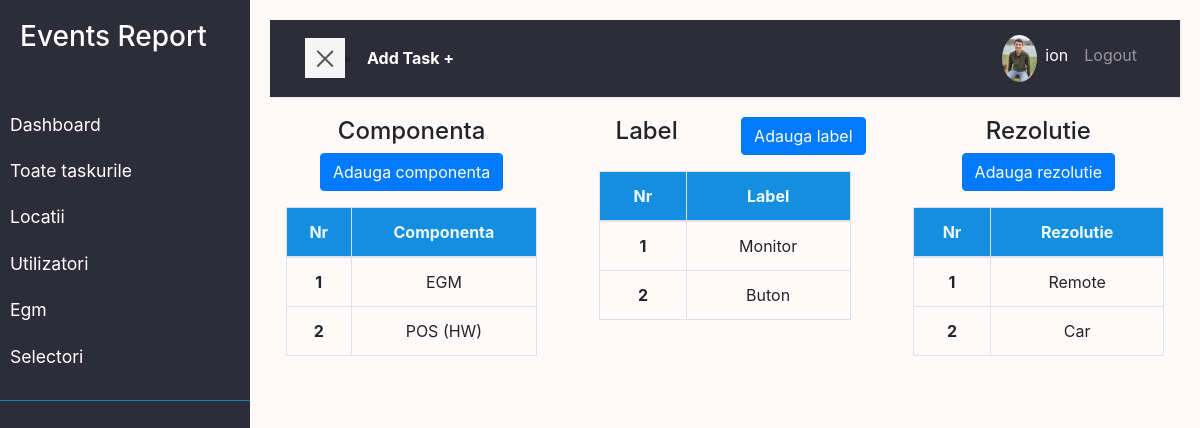
Screenshot of /selectori/ (signed in) with the database file from the repository.
### user/models.py (models this page shows, shortened)
class Profile(models.Model):
    user = models.OneToOneField(
        User, on_delete=models.DO_NOTHING, null=True, blank=True)
    nume = models.CharField(max_length=200, blank=True, null=True)
    prenume = models.CharField(max_length=200, blank=True, null=True)
    email = models.EmailField(max_length=500, blank=True, null=True)
    email_serviciu = models.EmailField(
        max_length=500, unique=True, blank=True, null=True)
    username = models.CharField(max_length=200, blank=True, null=True)
    location = models.CharField(max_length=200, blank=True, null=True)
    functie = models.CharField(
        max_length=200, blank=True, null=True, default='Tehnician Electronica')
    profile_image = models.ImageField(
        null=True, blank=True, upload_to='profiles/', default='profiles/user-default.png')
    url_facebook = models.CharField(max_length=200, blank=True, null=True)
    phone = models.CharField(max_length=200, blank=True, null=True)
    phone_serviciu = models.CharField(max_length=200, blank=True, null=True)
    created = models.DateTimeField(auto_now_add=True)
    id = models.UUIDField(default=uuid.uuid4, unique=True,
                          primary_key=True, editable=False)
    class Meta:
        ordering = ['created']
    @property
    def imageURL(self):
        try:
            url = self.profile_image.url
        except:
            url = ''
        return url

### task/models.py (models this page shows)
class Componenta(models.Model):
    name = models.CharField(max_length=200)
    created = models.DateTimeField(auto_now_add=True, null=True, blank=True)
    def __str__(self):
        return self.name

class Label(models.Model):
    name = models.CharField(max_length=200)
    created = models.DateTimeField(auto_now_add=True, null=True, blank=True)
    def __str__(self):
        return self.name

class Rezolutie(models.Model):
    name = models.CharField(max_length=200)
    created = models.DateTimeField(auto_now_add=True, null=True, blank=True)
    def __str__(self):
        return self.name

### task/views.py (the view)
# urls.py: path('selectori/', views.selectori, name='selectori'),
@login_required(login_url='login')
def selectori(request):
    labels = Label.objects.all()
    components = Componenta.objects.all()
    rezolutii = Rezolutie.objects.all()
    context = {'labels': labels,
               'components': components, 'rezolutii': rezolutii}
    return render(request, 'task/selectori.html', context)

### task/templates/task/selectori.html (shortened to what this page needs)
{% extends 'main.html' %}
{% block content %}
<main>
  <div class="row text-center ">
    <div class="col-4">
        <div class="row">
            <div class="col"> <h4>Componenta</h4></div>
            <div class="col"><a class="btn btn-primary" href="{% url 'componenta-form' %}?next=/selectori">Adauga componenta</a></div>
        </div>
      <div class=" text-center  tableFixHead p-3">
        <table class="table  table-bordered table-hover " id="tabel">
          <thead >
          <tr >
            <th scope="col" >Nr</th>
            <th scope="col">Componenta</th>
          </tr>
          </thead>
          <tbody >
          {% for componenta in components %}
          <tr>
            <td  class="fw-bold" ><a href="{% url 'edith-componenta' componenta.id %}?next=/selectori">{{componenta.id}}</a></td>
            <td>{{componenta}}</td>
          </tr>
          {% endfor %}
        </tbody>
        </table>
    </div>
    </div>
    <div class="col-4">
        <div class="row">
            <div class="col"> <h4>Label</h4></div>
            <div class="col"><a  class="btn btn-primary"href="{% url 'label-form' %}?next=/selectori">Adauga label</a></div>
        </div>
      <div class=" text-center  tableFixHead p-3">
        <table class="table  table-bordered table-hover " id="tabel">
          <thead >
          <tr >
            <th scope="col" >Nr</th>
            <th scope="col">Label</th>
          </tr>
          </thead>
          <tbody >
          {% for label in labels %}
          <tr>
            <td  class="fw-bold" ><a href="{% url 'edith-label' label.id %}?next=/selectori">{{label.id}}</a></td>
            <td>{{label}}</td>
          </tr>
          {% endfor %}
        </tbody>
        </table>
    </div>
    </div>
    <div class="col-4">
        <div class="row">
            <div class="col"> <h4>Rezolutie</h4></div>
            <div class="col"><a class="btn btn-primary" href="{% url 'rezolutie-form' %}?next=/selectori">Adauga rezolutie</a></div>
        </div>
          <div class=" text-center  tableFixHead p-3">
        <table class="table  table-bordered table-hover " id="tabel">
          <thead >
          <tr >
            <th scope="col" >Nr</th>
            <th scope="col">Rezolutie</th>
          </tr>
          </thead>
          <tbody >
          {% for rezolutie in rezolutii %}
          <tr>
            <td  class="fw-bold" ><a href="{% url 'edith-rezolutie' rezolutie.id %}?next=/selectori">{{rezolutie.id}}</a></td>
            <td>{{rezolutie}}</td>
          </tr>
          {% endfor %}
        </tbody>
        </table>
    </div>
    </div>
    </div>
</main>
  {% endblock %}

### templates/navbar.html (shortened to what this page needs)
    <div class="wrapper">
        <nav id="sidebar" >
            <div class="sidebar-header">
                <h3>Events Report</h3>
            </div>
            <ul class="list-unstyled components">
                <li >
                   <a href="{% url 'dashboard' %}">Dashboard</a>
                   <a href="{% url 'tasks'%}">Toate taskurile</a>
                   <a href="{% url 'locations' %}">Locatii</a>
                   <a href="{% url 'profiles' %}">Utilizatori</a>
                   <a href="{% url 'egm' %}">Egm</a>
                   {% if request.user.is_staff %}
                   <a href="{% url 'selectori' %}">Selectori</a>
                   {% endif %}
                </li>
            </ul>
        </nav>
        <div id="content">
            <nav class="navbar navbar-expand-lg navbar-dark bg-nn">
                <div class="container-fluid">
                    <button type="button" id="sidebarCollapse" class="navbar-btn btn-blue ">
                        <span></span>
                    </button> <li class="nav-item active "><a  class="text-white fw-bold" href="{% url 'task-form' %}?next=/">Add Task +</a></li>
                    <div class="collapse navbar-collapse  " id="navbarSupportedContent">
                        <ul class="nav navbar-nav  ml-auto">
                            {% if request.user.is_authenticated %}
                            <li class="nav-item active"><a class="" href="{% url 'account' %}"><img src="{{request.user.profile.imageURL}}"
                                alt="avatar"class="rounded-circle img-fluid" style="width: 35px;"></a></li>
                            <li class="nav-item active"><a class="nav-link" href="{% url 'account' %}">{{request.user.profile.username}}</a></li>
                            <li class="nav-item"><a class="nav-link" href="{% url 'logout' %}">Logout</a></li>
                            {% else %}
                            <li class="nav-item"><a class="nav-link" href="{% url 'login' %}">Login/Sign Up</a></li>
                            {% endif %}
                        </ul>
                    </div>
                </div>
            </nav>
</body>
</html>

### static/styles/app.css (style rules this page uses)
:root { --color-sub: #2d2d39; --color-sub1: #12528f; }
.tableFixHead thead th { position: sticky; top: 0; z-index: 1; background-color: rgb(20, 142, 223); color:aliceblue; }

### static/styles/main.css (style rules this page uses)
:root { --color-sub: #2d2d39; --color-sub1: #275179; }
body { background: #fff9f9; }
a, a:hover, a:focus { color: inherit; text-decoration: none; transition: all 0.3s; }
.navbar { padding: 15px 20px; background: var(--color-sub); border: none; border-radius: 0; margin-bottom: 20px; box-shadow: 1px 1px 3px rgba(0, 0, 0, 0.1); }
.navbar-btn { box-shadow: none; outline: none !important; border: none; }
.wrapper { display: flex; width: 100%; align-items: stretch; perspective: 1500px; }
#sidebar { min-width: 250px; max-width: 250px; background: var(--color-sub); color: #fff; transition: all 0.6s cubic-bezier(0.945, 0.020, 0.270, 0.665); transform-origin: bottom left; }
#sidebar .sidebar-header { padding: 20px; background:var(--color-sub); }
#sidebar ul.components { padding: 20px 0; border-bottom: 1px solid #1981b4; }
#sidebar ul li a { padding: 10px; font-size: 1.1em; display: block; }
#content { width: 100%; padding: 20px; min-height: 100vh; transition: all 0.3s; }
#sidebarCollapse { width: 40px; height: 40px; background: #f5f5f5; cursor: pointer; }
#sidebarCollapse span { width: 80%; height: 2px; margin: 0 auto; display: block; background: #555; transition: all 0.8s cubic-bezier(0.810, -0.330, 0.345, 1.375); transition-delay: 0.2s; }
#sidebarCollapse span:last-of-type { transform: rotate(-45deg) translate(1px, -1px); }

### rows the page displays
Componenta: id "1", name "EGM"
Componenta: id "2", name "POS (HW)"
Label: id "1", name "Monitor"
Label: id "2", name "Buton"
Rezolutie: id "1", name "Remote"
Rezolutie: id "2", name "Car"

### other values shown
{{ request.user.profile.username }} "ion"
